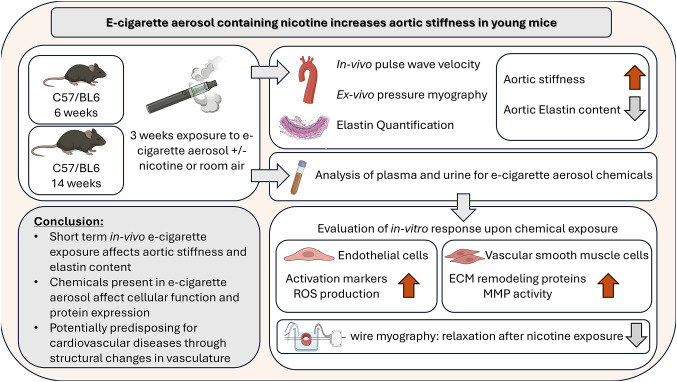
#> input picture data/clean/PMC13342398_12012_2026_10156_Figa_HTML.jpg, 677 x 382 px; its folder holds only this picture in this run
$ python -i dense_cmfd.py   (imports and definitions only)   (older library calls are emulated)
#> lines starting #> are read from the running program, lines starting #| are printed output that depends on the picture; after the words box and inside, x2 and y2 are one past the last pixel; in counts of white or black regions, pixels touching at a corner belong together
"""Dense-field copy-move detection — the smooth-region tier SIFT can't do.

Why this exists
---------------
The SIFT copy-move detector needs distinctive keypoints. Western blots, gels,
and micrographs are *smooth*: large low-texture regions where SIFT finds few or
no stable keypoints, so a duplicated blot band or a cloned background patch
slips through. This module is the classical complement (Fridrich 2003 /
Popescu-Farid block matching): it examines **every** overlapping block, so it
sees duplications in exactly the low-texture areas SIFT misses.

Method (CPU-only, training-free):

1. Slide overlapping blocks over the (masked) grayscale image.
2. Describe each block by its low-frequency **DCT** coefficients — a compact,
   quantised feature that is near-identical for two copies of the same content
   and stable on smooth blocks (unlike keypoints).
3. Lexicographically sort the feature rows; genuine duplicate blocks become
   adjacent, so only near-neighbours in the sorted order are compared (O(n log
   n), not O(n²)).
4. For every matching block pair record its **shift vector**. A real copy-move
   translates a whole region by one vector, so many pairs share (almost) the
   same shift; a histogram peak in shift space with enough support is the
   detection. Scattered coincidental matches do not accumulate.
5. Grow the supporting blocks into a mask and confirm with ZNCC.

Rotation/scale are the SIFT tier's job; this tier targets the common
translate-and-paste case on smooth content. The two are combined (corroborate
/ take the stronger) in :class:`CopyMoveDetector`.
"""

from __future__ import annotations

from dataclasses import dataclass

import cv2
import numpy as np

from src.forensics.residual_similarity import (
    INDEPENDENT,
    clone_factor,
    residual_clone_test,
)


@dataclass
class DenseCMFDConfig:
    max_dim: int = 600            # dense matching is heavier; cap the long side
    block: int = 16               # analysis block (px)
    step: int = 2                 # stride: small so ANY copy offset is caught
    n_dct: int = 10               # low-freq DCT coeffs kept per block (zigzag)
    quant: float = 4.0            # DCT quantisation step (robust to mild noise)
    sort_window: int = 4          # compare each row to this many sorted neighbours
    feat_max_dist: float = 6.0    # L2 feature distance to call two blocks equal
    min_offset: float = 24.0      # px; matched blocks nearer than this are self-noise
    offset_tol: int = 4           # px bin for shift-vector histogram
    min_support: int = 80         # matched block-pairs sharing one shift to fire
    min_local_std: float = 3.0    # flat blocks (below this) carry no signal
    zncc_min: float = 0.5         # mean ZNCC over grown region to keep it

    # -- noise-residual confirmation (the dense-tier false-positive gate) ----
    # Intensity ZNCC says "these blocks look alike" — true for a real clone AND
    # for legitimately self-similar texture (gel lanes, repeated blot bands),
    # which is exactly what over-fired on clean figures. The residual clone
    # test settles it: a genuine copy carries one capture's noise field
    # (identical residuals), an honest look-alike has independent noise. We
    # VETO an INDEPENDENT verdict (legitimate look-alike) and damp an
    # INCONCLUSIVE one (compressed/flat: test could not run).
    require_residual_confirm: bool = True
    residual_independent_factor: float = 0.25
    residual_inconclusive_factor: float = 0.85

    # -- self-similarity veto (the repetitive-texture false-positive gate) ---
    # A genuine copy-move has ONE dominant translation. Periodic/self-similar
    # texture (gel lanes, tiled sub-panels, repeated blot bands) instead
    # produces SEVERAL competing shift-vector peaks of comparable strength.
    # If a peak that is NOT a spillover neighbour of the winner reaches a
    # comparable support, the content is repetitive, not a localized
    # duplication -> veto. This complements the residual gate, which can only
    # damp (not reject) on the smooth/compressed blocks this tier targets.
    max_secondary_ratio: float = 0.5   # rival/winner support above this -> veto
    secondary_min_frac: float = 0.5    # a rival must itself reach this*min_support


_ZIGZAG_CACHE: dict = {}
_KERNEL_CACHE: dict = {}


def _zigzag_coords(block: int, n: int) -> list[tuple[int, int]]:
    """The first ``n`` (u, v) DCT frequency pairs in zigzag order."""
    key = (block, n)
    if key not in _ZIGZAG_CACHE:
        coords = sorted(((r, c) for r in range(block) for c in range(block)),
                        key=lambda rc: (rc[0] + rc[1],
                                        rc[1] if (rc[0] + rc[1]) % 2 else rc[0]))
        _ZIGZAG_CACHE[key] = coords[:n]
    return _ZIGZAG_CACHE[key]


def _dct_kernels(block: int, n: int) -> list[np.ndarray]:
    """Separable DCT-II basis kernels for the first ``n`` zigzag frequencies.

    Each kernel, cross-correlated with the image (filter2D, anchor at the
    top-left), yields that DCT coefficient for the block starting at every
    pixel — a fully vectorised replacement for a per-block ``cv2.dct`` loop,
    which lets us use a tiny stride (so arbitrary copy offsets are caught).
    """
    key = (block, n)
    if key in _KERNEL_CACHE:
        return _KERNEL_CACHE[key]
    b = block
    idx = np.arange(b)

    def basis(u):
        c = np.sqrt((1.0 if u == 0 else 2.0) / b)
        return c * np.cos((2 * idx + 1) * u * np.pi / (2 * b))

    kernels = [np.outer(basis(u), basis(v)).astype(np.float32)
               for u, v in _zigzag_coords(b, n)]
    _KERNEL_CACHE[key] = kernels
    return kernels


def detect_dense_copy_move(gray: np.ndarray, cfg: DenseCMFDConfig | None = None,
                           analysis_mask: np.ndarray | None = None) -> dict:
    """Detect translate-and-paste duplication on (smooth) content.

    Returns ``{"forged", "confidence", "mask", "n_support", "offset"}`` where
    ``mask`` is image-sized (uint8 0/255) and ``offset`` is the recovered
    (dx, dy) shift of the dominant duplication (or None).
    """
    cfg = cfg or DenseCMFDConfig()
    g = gray if gray.ndim == 2 else cv2.cvtColor(gray, cv2.COLOR_BGR2GRAY)
    h0, w0 = g.shape
#> h0 = 382; w0 = 677
    scale = 1.0
    if max(h0, w0) > cfg.max_dim:
        scale = cfg.max_dim / max(h0, w0)
#> scale = 0.886
        g = cv2.resize(g, (int(w0 * scale), int(h0 * scale)), interpolation=cv2.INTER_AREA)
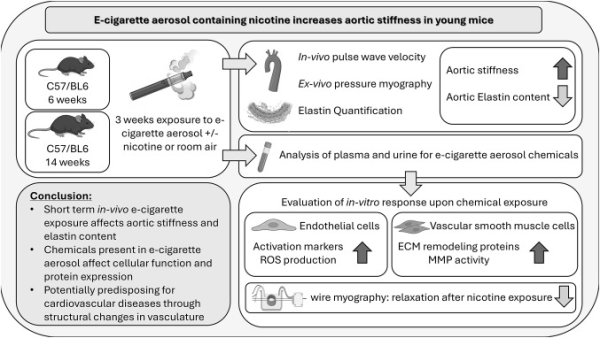
#> g: shape (338, 600); min 3, max 255, mean 225.6
    if analysis_mask is not None and analysis_mask.shape != g.shape:
        analysis_mask = cv2.resize(analysis_mask, (g.shape[1], g.shape[0]),
                                   interpolation=cv2.INTER_NEAREST)

    h, w = g.shape
#> h = 338; w = 600
    b, step = cfg.block, cfg.step
    if h < b * 2 or w < b * 2:
        return _empty(gray.shape)

    gf = g.astype(np.float32)

    # Vectorised block DCT: one filter2D per kept coefficient -> coeff maps.
    anchor = (0, 0)
    coeff_maps = [cv2.filter2D(gf, cv2.CV_32F, k, anchor=anchor,
                               borderType=cv2.BORDER_REFLECT)
                  for k in _dct_kernels(b, cfg.n_dct)]
#> coeff_maps = 10 items
    feat_map = np.stack(coeff_maps, axis=-1)                     # (h, w, n_dct)

    # Per-block std (vectorised) for the flat-region gate.
    ksz = (b, b)
    mu = cv2.blur(gf, ksz, anchor=anchor, borderType=cv2.BORDER_REFLECT)
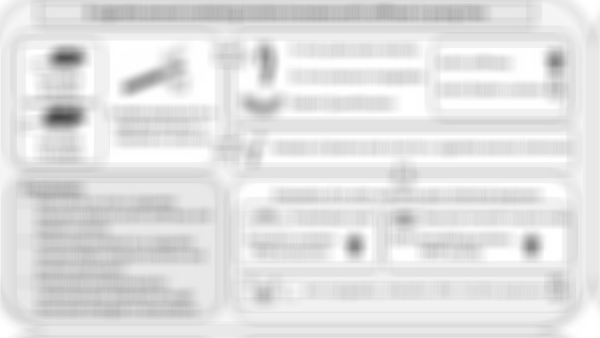
#> mu: shape (338, 600) float32; min 70.29, max 255, mean 225.7
    mu2 = cv2.blur(gf * gf, ksz, anchor=anchor, borderType=cv2.BORDER_REFLECT)
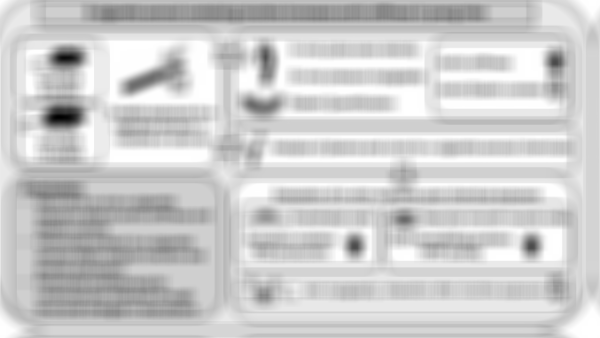
#> mu2: shape (338, 600) float32; min 5009.1, max 65025, mean 53192; drawn with min black and max white
    std_map = np.sqrt(np.clip(mu2 - mu * mu, 0, None))
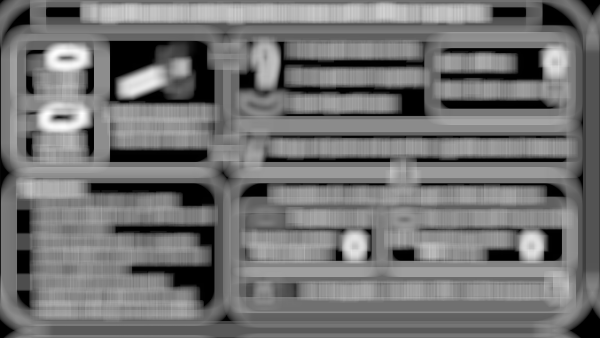
#> std_map: shape (338, 600) float32; min 0, max 88.55, mean 40.3; drawn with min black and max white

    ys = np.arange(0, h - b + 1, step)
#> ys = 162 values from 0 to 322
    xs = np.arange(0, w - b + 1, step)
#> xs = 293 values from 0 to 584
    gy, gx = np.meshgrid(ys, xs, indexing="ij")
    gy, gx = gy.ravel(), gx.ravel()
    keep = std_map[gy, gx] >= cfg.min_local_std
    if analysis_mask is not None:
        keep &= analysis_mask[gy, gx] > 127
    gy, gx = gy[keep], gx[keep]
    if len(gy) < cfg.min_support:
        return _empty(gray.shape)

    feats = np.round(feat_map[gy, gx] / cfg.quant).astype(np.float32)
    positions = np.stack([gx, gy], axis=1).astype(np.int32)
#> positions = 43906 pairs, first value 0 to 584, second value 0 to 322

    # Lexicographic sort so identical/near-identical blocks become adjacent.
    order = np.lexsort(feats.T[::-1])
    feats_s, pos_s = feats[order], positions[order]
#> pos_s has the same summary as positions

    # Compare each block to a few sorted neighbours; collect consistent shifts.
    offsets: dict[tuple[int, int], list[int]] = {}
    tol = cfg.offset_tol
    for i in range(len(feats_s)):
        for j in range(i + 1, min(i + 1 + cfg.sort_window, len(feats_s))):
            if np.linalg.norm(feats_s[i] - feats_s[j]) > cfg.feat_max_dist:
                continue
            dx = int(pos_s[j][0] - pos_s[i][0])
            dy = int(pos_s[j][1] - pos_s[i][1])
            if (dx * dx + dy * dy) ** 0.5 < cfg.min_offset:
                continue
            if dx < 0 or (dx == 0 and dy < 0):   # canonical direction
                dx, dy = -dx, -dy
            key = (round(dx / tol) * tol, round(dy / tol) * tol)
            offsets.setdefault(key, []).append(i)
#> after the loop, offsets = 853 items

    if not offsets:
        return _empty(gray.shape)
    best_key = max(offsets, key=lambda k: len(offsets[k]))
#> best_key = (32, 0)
    support_idx = offsets[best_key]
#> support_idx = 260 values from 8587 to 43759
    n_support = len(support_idx)
#> n_support = 260
    if n_support < cfg.min_support:
        return _empty(gray.shape)

    # Self-similarity veto: compare the winning peak to the strongest rival
    # that is NOT just a spillover neighbour of the winner (a single true
    # offset can smear across a couple of adjacent tol-bins). A comparable
    # non-adjacent rival is the signature of repetitive texture, not a copy.
    bx, by = best_key
#> bx = 32; by = 0
    adj2 = (2 * b) ** 2
    rivals = [len(v) for k, v in offsets.items()
              if (k[0] - bx) ** 2 + (k[1] - by) ** 2 > adj2]
#> rivals = 828 values, max 133 at index 81, min 1 at index 37, mean 5.2
    second = max(rivals) if rivals else 0
#> second = 133
    if (second >= cfg.secondary_min_frac * cfg.min_support
            and second > cfg.max_secondary_ratio * n_support):
        return _empty(gray.shape)

    # Build a mask from the supporting blocks (both ends of each shift). Track
    # the duplicate (shifted-in) side separately: the residual clone test must
    # correlate the DUPLICATE content against its source, not the whole union.
    mask = np.zeros((h, w), np.uint8)
    dup_mask = np.zeros((h, w), np.uint8)
    dx, dy = best_key
    for i in support_idx:
        x, y = pos_s[i]
        mask[y:y + b, x:x + b] = 255
        x2, y2 = x + dx, y + dy
        if 0 <= x2 <= w - b and 0 <= y2 <= h - b:
            mask[y2:y2 + b, x2:x2 + b] = 255
            dup_mask[y2:y2 + b, x2:x2 + b] = 255

    # ZNCC confirmation: the region shifted by (dx,dy) must actually correlate.
    zncc = _shift_zncc(gf, dx, dy, mask)
    if zncc < cfg.zncc_min:
        return _empty(gray.shape)

    # Noise-residual confirmation — the dense-tier false-positive gate.
    # Shifting the image by (dx,dy) lands the SOURCE content onto the duplicate
    # blocks, so over `dup_mask` the reference is the duplicate and the shifted
    # frame is its source: their noise residuals are correlated iff this is a
    # real pixel copy. An INDEPENDENT verdict means legitimate self-similar
    # texture -> veto; INCONCLUSIVE (smooth/compressed) only damps.
    noise_factor = 1.0
    residual = {"verdict": "not run"}
    if cfg.require_residual_confirm and cv2.countNonZero(dup_mask) > 0:
        M = np.float32([[1, 0, dx], [0, 1, dy]])
        shifted = cv2.warpAffine(gf, M, (w, h), borderMode=cv2.BORDER_REFLECT)
        residual = residual_clone_test(gf, shifted, dup_mask)
        if residual["verdict"] == INDEPENDENT:
            return _empty(gray.shape)   # honest look-alike, not a duplication
        noise_factor = clone_factor(
            residual,
            independent_factor=cfg.residual_independent_factor,
            inconclusive_factor=cfg.residual_inconclusive_factor)

    # Confidence: support above the floor, gated by correlation quality and the
    # noise-residual verdict.
    surprise = min(1.0, (n_support - cfg.min_support) / (3.0 * cfg.min_support) + 0.34)
    confidence = float(np.clip(surprise * max(zncc, 0.0) * noise_factor, 0.0, 1.0))

    if scale != 1.0:  # back to original resolution
        mask = cv2.resize(mask, (gray.shape[1], gray.shape[0]),
                          interpolation=cv2.INTER_NEAREST)
    return {
        "forged": bool(confidence >= 0.45),
        "confidence": round(confidence, 4),
        "mask": mask,
        "n_support": n_support,
        "offset": (int(dx / max(scale, 1e-9)), int(dy / max(scale, 1e-9))),
        "mean_zncc": round(float(zncc), 4),
        "residual_verdict": residual.get("verdict"),
    }


# [13 lines left out: function _shift_zncc, not called in this run]


def _empty(shape) -> dict:
    return {"forged": False, "confidence": 0.0,
            "mask": np.zeros(shape[:2], np.uint8), "n_support": 0,
            "offset": None, "mean_zncc": 0.0, "residual_verdict": None}

>>> import cv2
>>> picture = cv2.imread('../../data/clean/PMC13342398_12012_2026_10156_Figa_HTML.jpg', cv2.IMREAD_GRAYSCALE)
>>> result = detect_dense_copy_move(picture)
#> result = 7 items

$ run again, on data/clean/PMC13342470_CMDC-21-e70350-g007.jpg
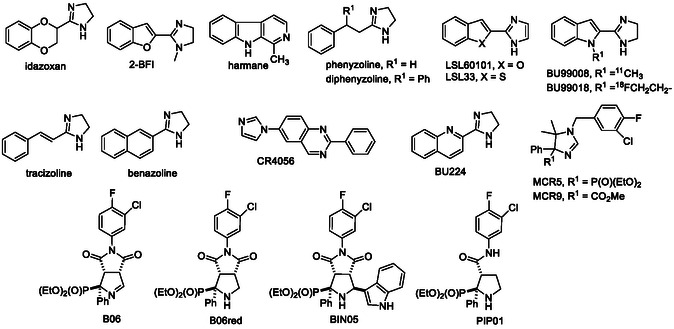
#> input picture data/clean/PMC13342470_CMDC-21-e70350-g007.jpg, 674 x 329 px
#> picture is the input picture: shape (329, 674); min 0, max 255, mean 237.3
#> in detect_dense_copy_move, `g = cv2.resize(g, (int(w0 * scale), int(h0 * scale)), interpolation=cv..`:
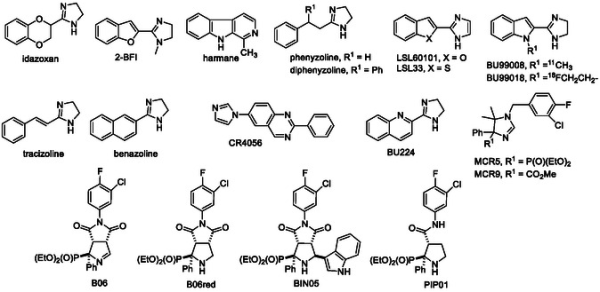
#> g: shape (292, 600); min 0, max 255, mean 237.3
#> coeff_maps = 10 items
#> in detect_dense_copy_move, `std_map = np.sqrt(np.clip(mu2 - mu * mu, 0, None))`:
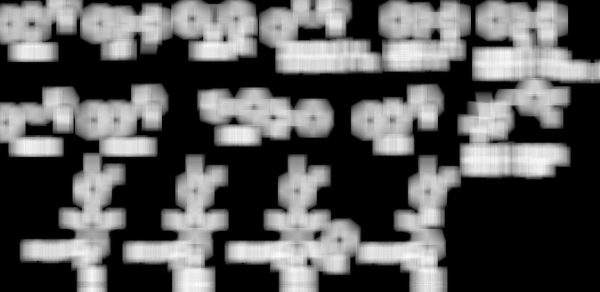
#> std_map: shape (292, 600) float32; min 0, max 93.63, mean 32.5; drawn with min black and max white
#> positions = 23201 pairs, first value 0 to 584, second value 0 to 276
#> pos_s has the same summary as positions
#> after the loop in detect_dense_copy_move, `for i in range(len(feats_s)):`: offsets = 1772 items
#> best_key = (104, 0)
#> support_idx = [17523, 19428, 20483, 20832, 20942, 20951, 21291, 21357, 21484, 21507, 21846, 22177, 22460, 22741, 22780, 22844, 22901, 22935, 22969, 23080, 23158]
#> n_support = 21
#> result = 7 items

$ run again, on data/clean/PMC13343060_rmdopen-12-3-g002.jpg
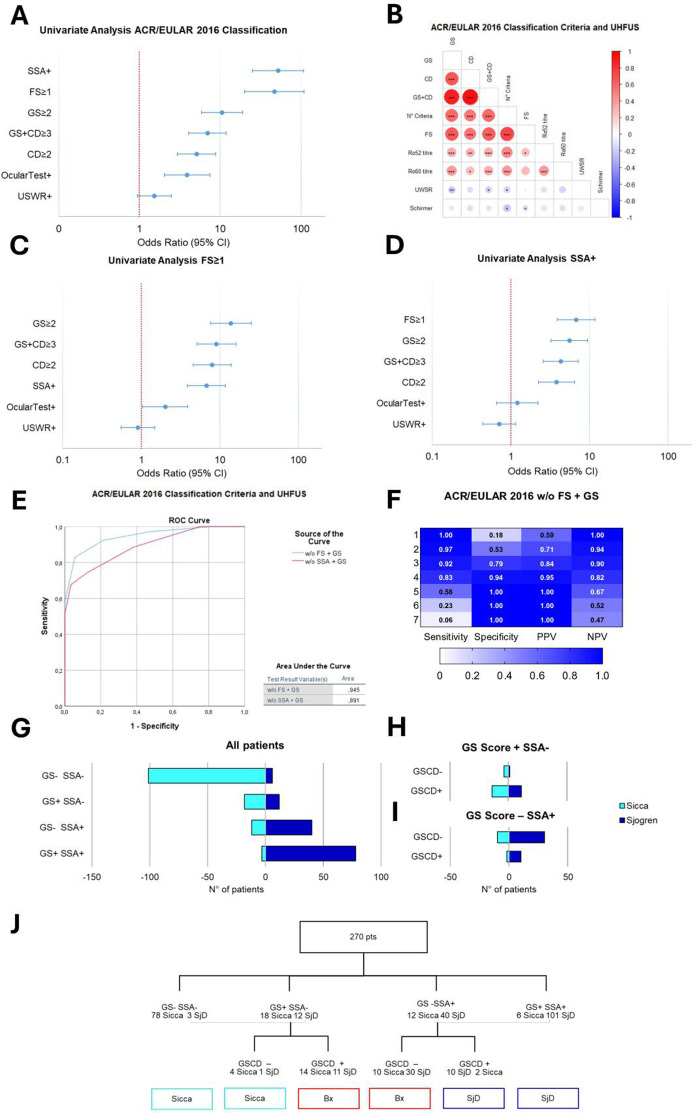
#> input picture data/clean/PMC13343060_rmdopen-12-3-g002.jpg, 695 x 1113 px
#> coeff_maps = 10 items
#> positions = 32246 pairs, first value 0 to 358, second value 0 to 584
#> pos_s has the same summary as positions
#> after the loop in detect_dense_copy_move, `for i in range(len(feats_s)):`: offsets = 2811 items
#> best_key = (40, 0)
#> support_idx = 622 values from 3230 to 32069
#> n_support = 622
#> bx = 40; by = 0
#> rivals = 2729 values, max 310 at index 90, min 1 at index 7, mean 2.74
#> second = 310
#> dx = 40; dy = 0
#> the loop in detect_dense_copy_move, `for i in support_idx:` made 622 passes
#> (i, x, y, x2, y2) on passes 1 to 3: (3230, 126, 408, 166, 408), (3231, 124, 408, 164, 408), (3231, 124, 408, 164, 408)
#> after the loop in detect_dense_copy_move, `for i in support_idx:`:
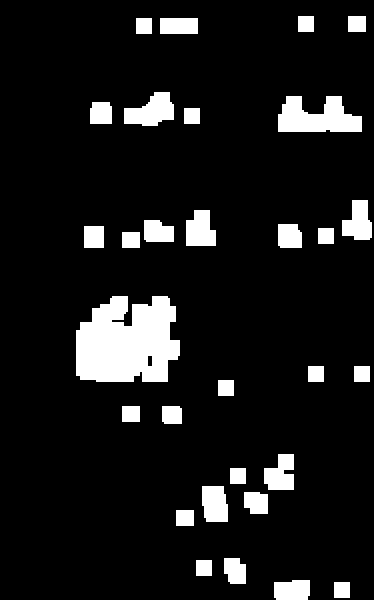
#> dup_mask: shape (600, 374); 9.9% white; 30 white regions, largest, box (x1, y1, x2, y2) and area: (76, 296, 180, 382) 7180, (278, 96, 362, 132) 2152, (124, 92, 174, 126) 1128
#> M = [[1, 0, 40], [0, 1, 0]]
#> in _shift_zncc, `shifted = cv2.warpAffine(gf, M, (w, h), borderMode=cv2.BORDER_REFLECT)`:
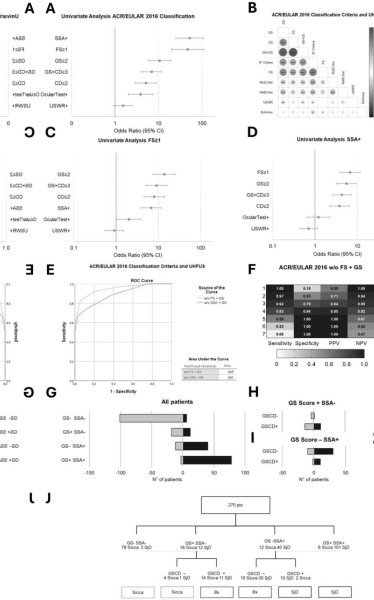
#> shifted: shape (600, 374) float32; min 1, max 255, mean 242.1
#> m: shape (600, 374) bool; 15.9% white; 38 white regions, largest, box (x1, y1, x2, y2) and area: (36, 296, 180, 382) 10468, (238, 96, 362, 132) 3224, (84, 92, 174, 126) 2220
#> denom = 12179811
#> zncc = 0.363
#> result = 7 items

$ run again, on data/clean/PMC13343060_rmdopen-12-3-g004.jpg
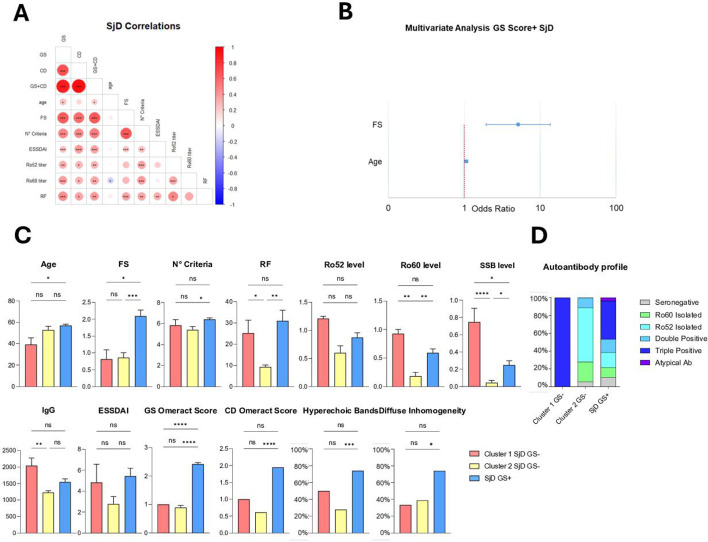
#> input picture data/clean/PMC13343060_rmdopen-12-3-g004.jpg, 708 x 542 px
#> `picture = cv2.imread('../../data/clean/PMC13342398_12012_2026_10156_Fi..`:
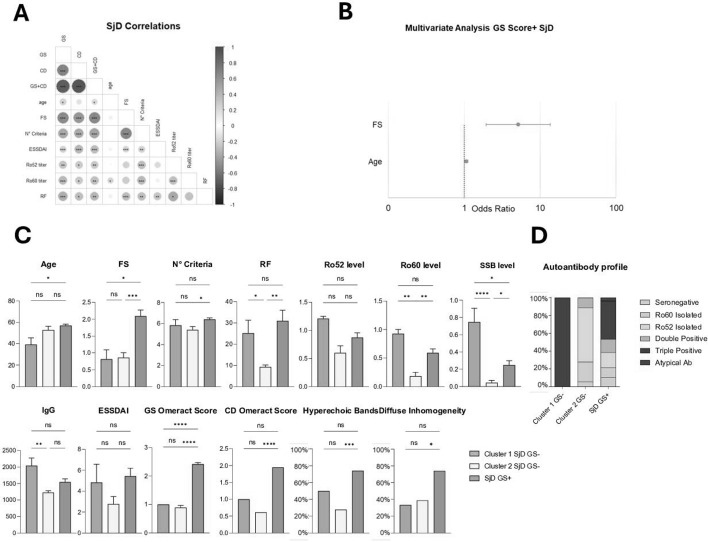
#> picture: shape (542, 708); min 0, max 255, mean 241.9
#> coeff_maps = 10 items
#> in detect_dense_copy_move, `std_map = np.sqrt(np.clip(mu2 - mu * mu, 0, None))`:
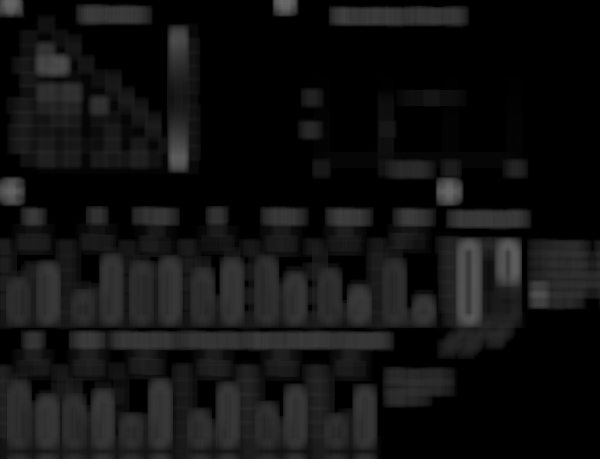
#> std_map: shape (459, 600) float32; min 0, max 105.4, mean 18.1
#> positions = 35893 pairs, first value 0 to 584, second value 0 to 442
#> pos_s has the same summary as positions
#> after the loop in detect_dense_copy_move, `for i in range(len(feats_s)):`: offsets = 1780 items
#> best_key = (0, 24)
#> support_idx = 199 values from 10 to 35388
#> n_support = 199
#> bx = 0; by = 24
#> rivals = 1762 values, max 143 at index 3, min 1 at index 4, mean 2.43
#> second = 143
#> result = 7 items
